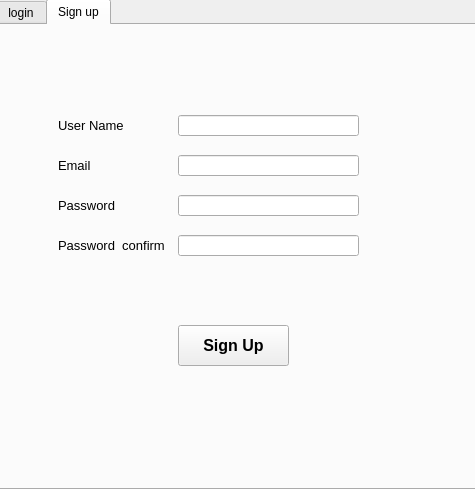
<?xml version="1.0" encoding="UTF-8"?>
<ui version="4.0">
 <class>Form</class>
 <widget class="QWidget" name="Form">
  <property name="geometry">
   <rect>
    <x>0</x>
    <y>0</y>
    <width>475</width>
    <height>489</height>
   </rect>
  </property>
  <property name="windowTitle">
   <string>Form</string>
  </property>
  <widget class="QTabWidget" name="tabWidget">
   <property name="geometry">
    <rect>
     <x>-4</x>
     <y>-1</y>
     <width>481</width>
     <height>491</height>
    </rect>
   </property>
   <property name="tabPosition">
    <enum>QTabWidget::TabPosition::North</enum>
   </property>
   <property name="tabShape">
    <enum>QTabWidget::TabShape::Rounded</enum>
   </property>
   <property name="currentIndex">
    <number>1</number>
   </property>
   <property name="elideMode">
    <enum>Qt::TextElideMode::ElideMiddle</enum>
   </property>
   <widget class="QWidget" name="tab">
    <attribute name="title">
     <string>login</string>
    </attribute>
    <widget class="QLabel" name="label">
     <property name="geometry">
      <rect>
       <x>80</x>
       <y>130</y>
       <width>101</width>
       <height>21</height>
      </rect>
     </property>
     <property name="font">
      <font>
       <family>Arial</family>
       <pointsize>10</pointsize>
      </font>
     </property>
     <property name="text">
      <string>User Name</string>
     </property>
    </widget>
    <widget class="QLabel" name="label_2">
     <property name="geometry">
      <rect>
       <x>80</x>
       <y>170</y>
       <width>101</width>
       <height>21</height>
      </rect>
     </property>
     <property name="font">
      <font>
       <family>Arial</family>
       <pointsize>10</pointsize>
      </font>
     </property>
     <property name="text">
      <string>Password </string>
     </property>
    </widget>
    <widget class="QLineEdit" name="lineEdit">
     <property name="geometry">
      <rect>
       <x>170</x>
       <y>130</y>
       <width>181</width>
       <height>21</height>
      </rect>
     </property>
    </widget>
    <widget class="QLineEdit" name="lineEdit_2">
     <property name="geometry">
      <rect>
       <x>170</x>
       <y>170</y>
       <width>181</width>
       <height>21</height>
      </rect>
     </property>
    </widget>
    <widget class="QPushButton" name="pushButton">
     <property name="geometry">
      <rect>
       <x>190</x>
       <y>240</y>
       <width>111</width>
       <height>41</height>
      </rect>
     </property>
     <property name="font">
      <font>
       <family>Arial</family>
       <pointsize>12</pointsize>
       <bold>true</bold>
      </font>
     </property>
     <property name="text">
      <string>Login </string>
     </property>
    </widget>
   </widget>
   <widget class="QWidget" name="tab_2">
    <attribute name="title">
     <string>Sign up</string>
    </attribute>
    <widget class="QPushButton" name="pushButton_2">
     <property name="geometry">
      <rect>
       <x>180</x>
       <y>300</y>
       <width>111</width>
       <height>41</height>
      </rect>
     </property>
     <property name="font">
      <font>
       <family>Arial</family>
       <pointsize>12</pointsize>
       <bold>true</bold>
      </font>
     </property>
     <property name="text">
      <string>Sign Up</string>
     </property>
    </widget>
    <widget class="QLabel" name="label_3">
     <property name="geometry">
      <rect>
       <x>60</x>
       <y>90</y>
       <width>101</width>
       <height>21</height>
      </rect>
     </property>
     <property name="font">
      <font>
       <family>Arial</family>
       <pointsize>10</pointsize>
      </font>
     </property>
     <property name="text">
      <string>User Name</string>
     </property>
    </widget>
    <widget class="QLineEdit" name="lineEdit_3">
     <property name="geometry">
      <rect>
       <x>180</x>
       <y>130</y>
       <width>181</width>
       <height>21</height>
      </rect>
     </property>
    </widget>
    <widget class="QLineEdit" name="lineEdit_4">
     <property name="geometry">
      <rect>
       <x>180</x>
       <y>90</y>
       <width>181</width>
       <height>21</height>
      </rect>
     </property>
    </widget>
    <widget class="QLabel" name="label_4">
     <property name="geometry">
      <rect>
       <x>60</x>
       <y>130</y>
       <width>101</width>
       <height>21</height>
      </rect>
     </property>
     <property name="font">
      <font>
       <family>Arial</family>
       <pointsize>10</pointsize>
      </font>
     </property>
     <property name="text">
      <string>Email</string>
     </property>
    </widget>
    <widget class="QLineEdit" name="lineEdit_9">
     <property name="geometry">
      <rect>
       <x>180</x>
       <y>170</y>
       <width>181</width>
       <height>21</height>
      </rect>
     </property>
    </widget>
    <widget class="QLabel" name="label_9">
     <property name="geometry">
      <rect>
       <x>60</x>
       <y>170</y>
       <width>101</width>
       <height>21</height>
      </rect>
     </property>
     <property name="font">
      <font>
       <family>Arial</family>
       <pointsize>10</pointsize>
      </font>
     </property>
     <property name="text">
      <string>Password </string>
     </property>
    </widget>
    <widget class="QLineEdit" name="lineEdit_10">
     <property name="geometry">
      <rect>
       <x>180</x>
       <y>210</y>
       <width>181</width>
       <height>21</height>
      </rect>
     </property>
    </widget>
    <widget class="QLabel" name="label_10">
     <property name="geometry">
      <rect>
       <x>60</x>
       <y>210</y>
       <width>121</width>
       <height>21</height>
      </rect>
     </property>
     <property name="font">
      <font>
       <family>Arial</family>
       <pointsize>10</pointsize>
      </font>
     </property>
     <property name="text">
      <string>Password  confirm</string>
     </property>
    </widget>
   </widget>
  </widget>
 </widget>
 <resources/>
 <connections/>
</ui>
